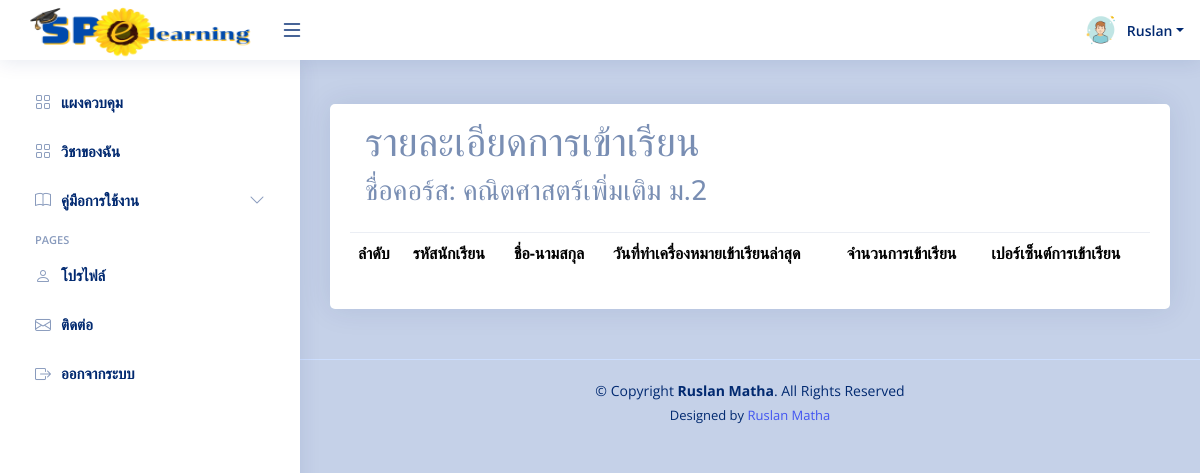
The app's page /teacher/attendance_details.php?course_id=5 (signed in), older data.
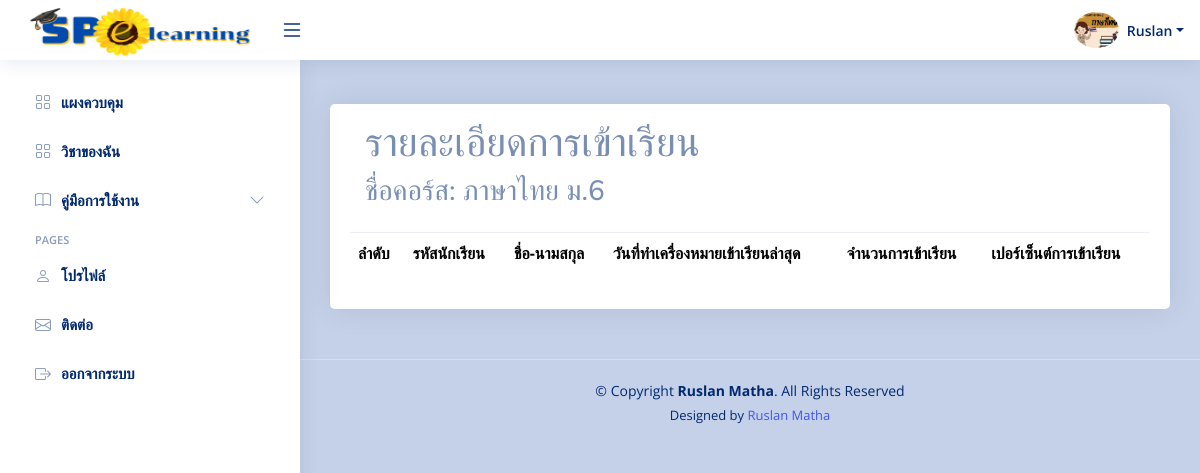
The same page, newer data.
### tables this page shows
CREATE TABLE `courses` (
  `c_id` int(11) NOT NULL,
  `course_name` varchar(255) NOT NULL,
  `description` text NOT NULL,
  `teacher_id` int(11) NOT NULL DEFAULT 1,
  `created_at` datetime NOT NULL,
  `updated_at` datetime NOT NULL,
  `c_img` varchar(255) NOT NULL,
  `course_code` varchar(255) NOT NULL,
  `group_id` int(11) DEFAULT NULL,
  `is_open` tinyint(1) DEFAULT 0,
  `access_code` varchar(255) DEFAULT NULL,
  `class_id` int(11) DEFAULT NULL
);

CREATE TABLE `teachers` (
  `t_id` int(11) NOT NULL,
  `username` varchar(255) NOT NULL,
  `password` varchar(255) NOT NULL,
  `first_name` varchar(255) NOT NULL,
  `last_name` varchar(255) NOT NULL,
  `email` varchar(255) NOT NULL,
  `group_id` int(11) DEFAULT NULL,
  `image` text DEFAULT NULL
);

### teacher/attendance_details.php (the view, shortened to what this page needs)
<?php
include('../connections/connection.php');
try {
    $user_id = $_SESSION['user_id'];
    $stmt = $db->prepare("SELECT * FROM teachers WHERE t_id = :user_id");
    $stmt->bindParam(':user_id', $user_id);
    $stmt->execute();
} catch (PDOException $e) {
    echo "เกิดข้อผิดพลาด: " . $e->getMessage();
}
$course_id = $_GET['course_id'];
$teacher = $stmt->fetch(PDO::FETCH_ASSOC);
$stmt = $db->prepare("SELECT * FROM courses WHERE c_id = :course_id");
$stmt->bindParam(':course_id', $course_id);
$stmt->execute();
$course = $stmt->fetch(PDO::FETCH_ASSOC);
?>
<?php include('head.php'); ?>
<body>
    <?php include('header.php'); ?>
    <?php include('sidebar.php'); ?>
    <main id="main" class="main">
        <div class="card overflow-auto">
            <div class="card-body">
                <div class="card-header">
                    <h1>รายละเอียดการเข้าเรียน</h1>
                    <h3>ชื่อคอร์ส: <?= $course['course_name']; ?></h3>
                </div>
                <table class="table table-borderless datatable table-format ">
                    <thead>
                        <tr>
                            <th>ลำดับ</th>
                            <th>รหัสนักเรียน</th>
                            <th>ชื่อ-นามสกุล</th>
                            <th>วันที่ทำเครื่องหมายเข้าเรียนล่าสุด</th>
                            <th>จำนวนการเข้าเรียน</th>
                            <th>เปอร์เซ็นต์การเข้าเรียน</th>
                        </tr>
                    </thead>
                </table>
            </div>
        </div>
    </main>
    <?php include('footer.php'); ?>
</body>
</html>

### teacher/header.php (shortened to what this page needs)
<header id="header" class="header fixed-top d-flex align-items-center">
<div class="d-flex align-items-center justify-content-between">
  <a href="index.php" >
    <img src="../uploads/img/logo.png" alt="" style="width: 250px; height: 60px;">
  </a>
  <i class="bi bi-list toggle-sidebar-btn" style="font-size: 24px;"></i>
</div>
<nav class="header-nav ms-auto">
  <ul class="d-flex align-items-center">
    <li class="nav-item dropdown pe-3">
      <a class="nav-link nav-profile d-flex align-items-center pe-0" href="#" data-bs-toggle="dropdown">
         <?php if (!empty($teacher['image'])): ?>
    <?php
    $imagePath = '../admin/teacher_process/img/' . $teacher['image'];
    ?>
    <img src="<?php echo $imagePath; ?>" alt="Profile" class="rounded-circle">
<?php else: ?>
    <img src="../admin/teacher_process/img/Default.png" alt="Default Profile" class="rounded-circle">
<?php endif; ?>
        <span class="d-none d-md-block dropdown-toggle ps-2"><?php echo $teacher['first_name'];?></span>
      </a>
    </li>
  </ul>
</nav>
</header>

Row changes from the older to the newer data that the page shows:
changed teachers "Ruslan": image: picture added
changed courses: course_name "คณิตศาสตร์เพิ่มเติม ม.2" → "ภาษาไทย ม.6"
